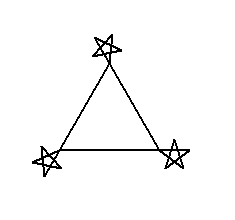

This figure's Python source:
"""
   三星连线.py
"""
import turtle

turtle.pensize(2)

for _ in range(3):
    turtle.right(120)
    for _ in range(5):
        turtle.fd(30)
        turtle.rt(144)
    turtle.left(120)
    turtle.fd(100)
    turtle.lt(120)

turtle.ht()
turtle.done()
